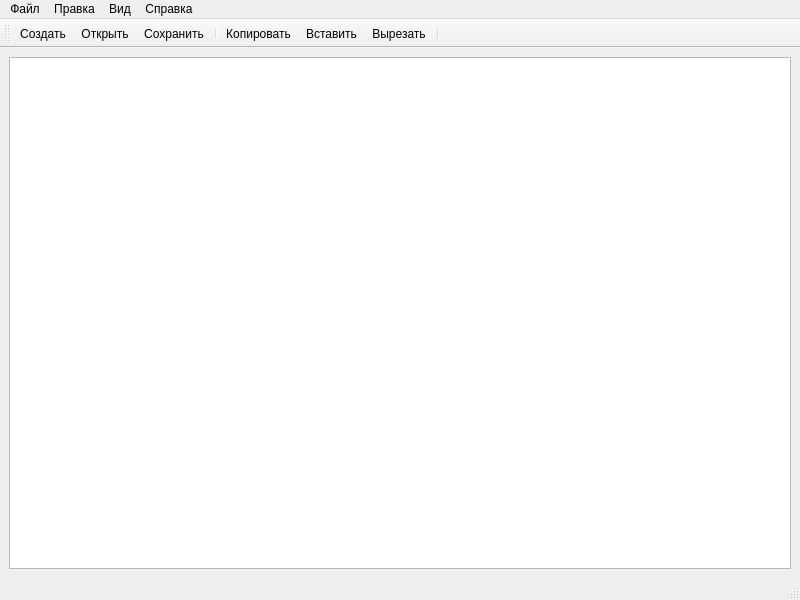
<?xml version="1.0" encoding="UTF-8"?>
<ui version="4.0">
 <class>MainWindow</class>
 <widget class="QMainWindow" name="MainWindow">
  <property name="geometry">
   <rect>
    <x>0</x>
    <y>0</y>
    <width>800</width>
    <height>600</height>
   </rect>
  </property>
  <property name="windowTitle">
   <string>MainWindow</string>
  </property>
  <widget class="QWidget" name="centralwidget">
   <layout class="QVBoxLayout" name="verticalLayout">
    <item>
     <widget class="QTextEdit" name="textEdit"/>
    </item>
   </layout>
  </widget>
  <widget class="QMenuBar" name="menubar">
   <property name="geometry">
    <rect>
     <x>0</x>
     <y>0</y>
     <width>800</width>
     <height>21</height>
    </rect>
   </property>
   <widget class="QMenu" name="menu">
    <property name="title">
     <string>Файл</string>
    </property>
    <addaction name="actionNew"/>
    <addaction name="separator"/>
    <addaction name="actionOpen"/>
    <addaction name="separator"/>
    <addaction name="actionSave"/>
    <addaction name="actionSaveAs"/>
    <addaction name="separator"/>
    <addaction name="actionClose"/>
    <addaction name="actionExit"/>
    <addaction name="separator"/>
   </widget>
   <widget class="QMenu" name="menu_2">
    <property name="title">
     <string>Вид</string>
    </property>
    <addaction name="actionSelectFont"/>
   </widget>
   <widget class="QMenu" name="menu_3">
    <property name="title">
     <string>Справка</string>
    </property>
    <addaction name="actionAbout"/>
    <addaction name="actionAboutQt"/>
   </widget>
   <widget class="QMenu" name="menu_4">
    <property name="title">
     <string>Правка</string>
    </property>
    <addaction name="actionCopy"/>
    <addaction name="actionPaste"/>
    <addaction name="actionCut"/>
    <addaction name="separator"/>
    <addaction name="actionUndo"/>
    <addaction name="actionRedo"/>
   </widget>
   <addaction name="menu"/>
   <addaction name="menu_4"/>
   <addaction name="menu_2"/>
   <addaction name="menu_3"/>
  </widget>
  <widget class="QStatusBar" name="statusbar"/>
  <widget class="QToolBar" name="toolBar">
   <property name="windowTitle">
    <string>toolBar</string>
   </property>
   <attribute name="toolBarArea">
    <enum>TopToolBarArea</enum>
   </attribute>
   <attribute name="toolBarBreak">
    <bool>false</bool>
   </attribute>
   <addaction name="actionNew"/>
   <addaction name="actionOpen"/>
   <addaction name="actionSave"/>
   <addaction name="separator"/>
   <addaction name="actionCopy"/>
   <addaction name="actionPaste"/>
   <addaction name="actionCut"/>
   <addaction name="separator"/>
  </widget>
  <action name="actionNew">
   <property name="checkable">
    <bool>true</bool>
   </property>
   <property name="enabled">
    <bool>true</bool>
   </property>
   <property name="icon">
    <iconset resource="mainwindow.qrc">
     <normaloff>:/icons/resources/tables/t1_1.png</normaloff>:/icons/resources/tables/t1_1.png</iconset>
   </property>
   <property name="text">
    <string>Создать</string>
   </property>
   <property name="toolTip">
    <string>Создать новый документ</string>
   </property>
   <property name="shortcut">
    <string>Ctrl+N</string>
   </property>
  </action>
  <action name="actionClose">
   <property name="checkable">
    <bool>true</bool>
   </property>
   <property name="text">
    <string>Закрыть</string>
   </property>
   <property name="toolTip">
    <string>Закрыть текущее окно</string>
   </property>
   <property name="shortcut">
    <string>Ctrl+W</string>
   </property>
  </action>
  <action name="actionExit">
   <property name="checkable">
    <bool>true</bool>
   </property>
   <property name="text">
    <string>Выход</string>
   </property>
   <property name="toolTip">
    <string>Закрыть приложение</string>
   </property>
  </action>
  <action name="actionSelectFont">
   <property name="checkable">
    <bool>true</bool>
   </property>
   <property name="text">
    <string>Выбрать шрифт...</string>
   </property>
   <property name="toolTip">
    <string>Выбрать отображаемый шрифт</string>
   </property>
  </action>
  <action name="actionAbout">
   <property name="checkable">
    <bool>true</bool>
   </property>
   <property name="text">
    <string>О программе</string>
   </property>
  </action>
  <action name="actionAboutQt">
   <property name="checkable">
    <bool>true</bool>
   </property>
   <property name="text">
    <string>О Qt</string>
   </property>
  </action>
  <action name="actionCut">
   <property name="checkable">
    <bool>true</bool>
   </property>
   <property name="icon">
    <iconset resource="mainwindow.qrc">
     <normaloff>:/icons/resources/tables/t4_1.png</normaloff>:/icons/resources/tables/t4_1.png</iconset>
   </property>
   <property name="text">
    <string>Вырезать</string>
   </property>
   <property name="shortcut">
    <string>Ctrl+X</string>
   </property>
  </action>
  <action name="actionCopy">
   <property name="checkable">
    <bool>true</bool>
   </property>
   <property name="icon">
    <iconset resource="mainwindow.qrc">
     <normaloff>:/icons/resources/tables/t4_2.png</normaloff>:/icons/resources/tables/t4_2.png</iconset>
   </property>
   <property name="text">
    <string>Копировать</string>
   </property>
   <property name="shortcut">
    <string>Ctrl+C</string>
   </property>
  </action>
  <action name="actionPaste">
   <property name="checkable">
    <bool>true</bool>
   </property>
   <property name="icon">
    <iconset resource="mainwindow.qrc">
     <normaloff>:/icons/resources/tables/t4_3.png</normaloff>:/icons/resources/tables/t4_3.png</iconset>
   </property>
   <property name="text">
    <string>Вставить</string>
   </property>
   <property name="shortcut">
    <string>Ctrl+V</string>
   </property>
  </action>
  <action name="actionUndo">
   <property name="checkable">
    <bool>true</bool>
   </property>
   <property name="text">
    <string>Отменить</string>
   </property>
   <property name="shortcut">
    <string>Ctrl+Z</string>
   </property>
  </action>
  <action name="actionRedo">
   <property name="checkable">
    <bool>true</bool>
   </property>
   <property name="text">
    <string>Повторить</string>
   </property>
   <property name="shortcut">
    <string>Ctrl+Y</string>
   </property>
  </action>
  <action name="actionOpen">
   <property name="checkable">
    <bool>true</bool>
   </property>
   <property name="icon">
    <iconset resource="mainwindow.qrc">
     <normaloff>:/icons/resources/tables/t6.png</normaloff>:/icons/resources/tables/t6.png</iconset>
   </property>
   <property name="text">
    <string>Открыть</string>
   </property>
   <property name="toolTip">
    <string> Открыть документ</string>
   </property>
   <property name="shortcut">
    <string>Ctrl+O</string>
   </property>
  </action>
  <action name="actionSave">
   <property name="checkable">
    <bool>true</bool>
   </property>
   <property name="icon">
    <iconset resource="mainwindow.qrc">
     <normaloff>:/icons/resources/tables/t_7.png</normaloff>:/icons/resources/tables/t_7.png</iconset>
   </property>
   <property name="text">
    <string>Сохранить</string>
   </property>
   <property name="toolTip">
    <string>Сохранить документ</string>
   </property>
   <property name="shortcut">
    <string>Ctrl+S</string>
   </property>
  </action>
  <action name="actionSaveAs">
   <property name="checkable">
    <bool>true</bool>
   </property>
   <property name="icon">
    <iconset resource="mainwindow.qrc">
     <normaloff>:/icons/resources/tables/t_7.png</normaloff>:/icons/resources/tables/t_7.png</iconset>
   </property>
   <property name="text">
    <string>Сохранить как...</string>
   </property>
   <property name="toolTip">
    <string>Сохранить документ как</string>
   </property>
   <property name="shortcut">
    <string>Ctrl+Shift+S</string>
   </property>
  </action>
 </widget>
 <resources>
  <include location="mainwindow.qrc"/>
 </resources>
 <connections>
  <connection>
   <sender>actionCut</sender>
   <signal>triggered()</signal>
   <receiver>textEdit</receiver>
   <slot>cut()</slot>
   <hints>
    <hint type="sourcelabel">
     <x>-1</x>
     <y>-1</y>
    </hint>
    <hint type="destinationlabel">
     <x>399</x>
     <y>307</y>
    </hint>
   </hints>
  </connection>
  <connection>
   <sender>actionCopy</sender>
   <signal>triggered()</signal>
   <receiver>textEdit</receiver>
   <slot>copy()</slot>
   <hints>
    <hint type="sourcelabel">
     <x>-1</x>
     <y>-1</y>
    </hint>
    <hint type="destinationlabel">
     <x>399</x>
     <y>307</y>
    </hint>
   </hints>
  </connection>
  <connection>
   <sender>actionPaste</sender>
   <signal>triggered()</signal>
   <receiver>textEdit</receiver>
   <slot>paste()</slot>
   <hints>
    <hint type="sourcelabel">
     <x>-1</x>
     <y>-1</y>
    </hint>
    <hint type="destinationlabel">
     <x>399</x>
     <y>307</y>
    </hint>
   </hints>
  </connection>
  <connection>
   <sender>actionUndo</sender>
   <signal>triggered()</signal>
   <receiver>textEdit</receiver>
   <slot>undo()</slot>
   <hints>
    <hint type="sourcelabel">
     <x>-1</x>
     <y>-1</y>
    </hint>
    <hint type="destinationlabel">
     <x>399</x>
     <y>307</y>
    </hint>
   </hints>
  </connection>
  <connection>
   <sender>actionRedo</sender>
   <signal>triggered()</signal>
   <receiver>textEdit</receiver>
   <slot>redo()</slot>
   <hints>
    <hint type="sourcelabel">
     <x>-1</x>
     <y>-1</y>
    </hint>
    <hint type="destinationlabel">
     <x>399</x>
     <y>307</y>
    </hint>
   </hints>
  </connection>
  <connection>
   <sender>textEdit</sender>
   <signal>copyAvailable(bool)</signal>
   <receiver>actionCopy</receiver>
   <slot>setEnabled(bool)</slot>
   <hints>
    <hint type="sourcelabel">
     <x>399</x>
     <y>307</y>
    </hint>
    <hint type="destinationlabel">
     <x>-1</x>
     <y>-1</y>
    </hint>
   </hints>
  </connection>
  <connection>
   <sender>textEdit</sender>
   <signal>copyAvailable(bool)</signal>
   <receiver>actionCut</receiver>
   <slot>setEnabled(bool)</slot>
   <hints>
    <hint type="sourcelabel">
     <x>399</x>
     <y>307</y>
    </hint>
    <hint type="destinationlabel">
     <x>-1</x>
     <y>-1</y>
    </hint>
   </hints>
  </connection>
  <connection>
   <sender>textEdit</sender>
   <signal>undoAvailable(bool)</signal>
   <receiver>actionUndo</receiver>
   <slot>setEnabled(bool)</slot>
   <hints>
    <hint type="sourcelabel">
     <x>399</x>
     <y>307</y>
    </hint>
    <hint type="destinationlabel">
     <x>-1</x>
     <y>-1</y>
    </hint>
   </hints>
  </connection>
  <connection>
   <sender>textEdit</sender>
   <signal>redoAvailable(bool)</signal>
   <receiver>actionRedo</receiver>
   <slot>setEnabled(bool)</slot>
   <hints>
    <hint type="sourcelabel">
     <x>399</x>
     <y>307</y>
    </hint>
    <hint type="destinationlabel">
     <x>-1</x>
     <y>-1</y>
    </hint>
   </hints>
  </connection>
 </connections>
</ui>
